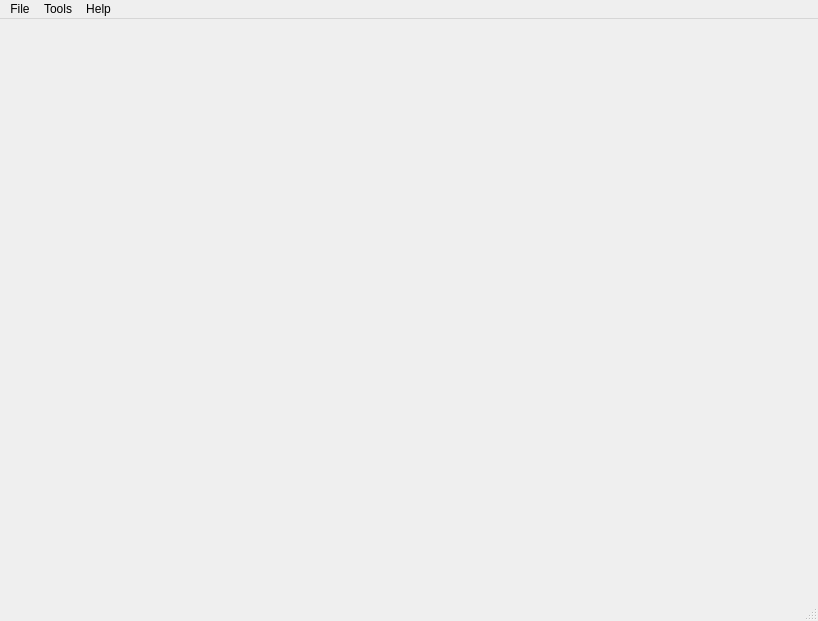
<?xml version="1.0" encoding="UTF-8"?>
<ui version="4.0">
 <class>MainWindow</class>
 <widget class="QMainWindow" name="MainWindow">
  <property name="geometry">
   <rect>
    <x>0</x>
    <y>0</y>
    <width>818</width>
    <height>621</height>
   </rect>
  </property>
  <property name="windowTitle">
   <string>MainWindow</string>
  </property>
  <widget class="QWidget" name="centralwidget">
   <layout class="QHBoxLayout" name="horizontalLayout">
    <property name="spacing">
     <number>0</number>
    </property>
    <property name="leftMargin">
     <number>0</number>
    </property>
    <property name="topMargin">
     <number>0</number>
    </property>
    <property name="rightMargin">
     <number>0</number>
    </property>
    <property name="bottomMargin">
     <number>0</number>
    </property>
   </layout>
  </widget>
  <widget class="QMenuBar" name="menubar">
   <property name="geometry">
    <rect>
     <x>0</x>
     <y>0</y>
     <width>818</width>
     <height>20</height>
    </rect>
   </property>
   <widget class="QMenu" name="menuFile">
    <property name="title">
     <string>File</string>
    </property>
    <addaction name="actionNew_level"/>
    <addaction name="actionOpen"/>
    <addaction name="separator"/>
    <addaction name="actionSave"/>
    <addaction name="actionSave_as"/>
    <addaction name="separator"/>
    <addaction name="actionExit"/>
   </widget>
   <widget class="QMenu" name="menuTools">
    <property name="title">
     <string>Tools</string>
    </property>
   </widget>
   <widget class="QMenu" name="menuHelp">
    <property name="title">
     <string>Help</string>
    </property>
    <addaction name="separator"/>
    <addaction name="actionAbout_Qt"/>
    <addaction name="actionAbout"/>
   </widget>
   <addaction name="menuFile"/>
   <addaction name="menuTools"/>
   <addaction name="menuHelp"/>
  </widget>
  <widget class="QStatusBar" name="statusbar"/>
  <action name="actionNew_level">
   <property name="text">
    <string>New level</string>
   </property>
  </action>
  <action name="actionOpen">
   <property name="text">
    <string>Open</string>
   </property>
  </action>
  <action name="actionSave">
   <property name="text">
    <string>Save</string>
   </property>
  </action>
  <action name="actionSave_as">
   <property name="text">
    <string>Save as</string>
   </property>
  </action>
  <action name="actionExit">
   <property name="text">
    <string>Exit</string>
   </property>
  </action>
  <action name="actionAbout">
   <property name="text">
    <string>About</string>
   </property>
  </action>
  <action name="actionAbout_Qt">
   <property name="text">
    <string>About Qt</string>
   </property>
  </action>
 </widget>
 <resources/>
 <connections/>
</ui>
